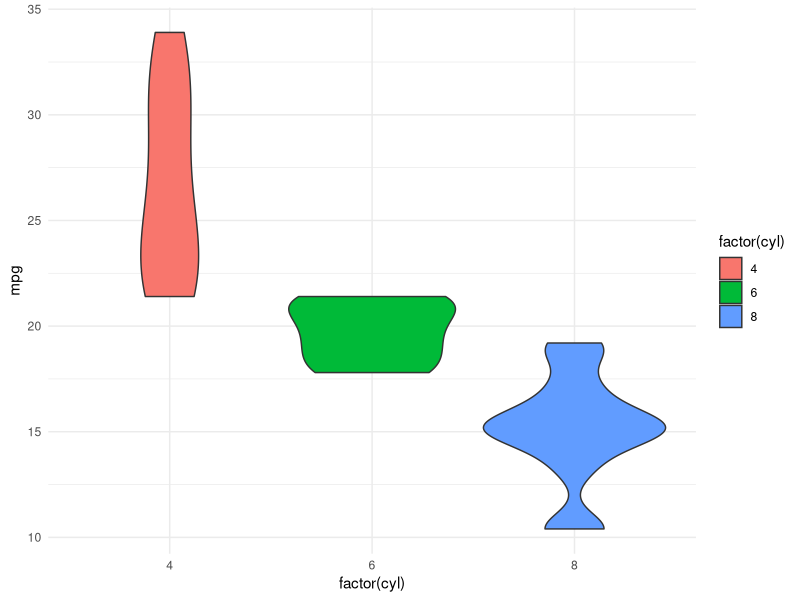
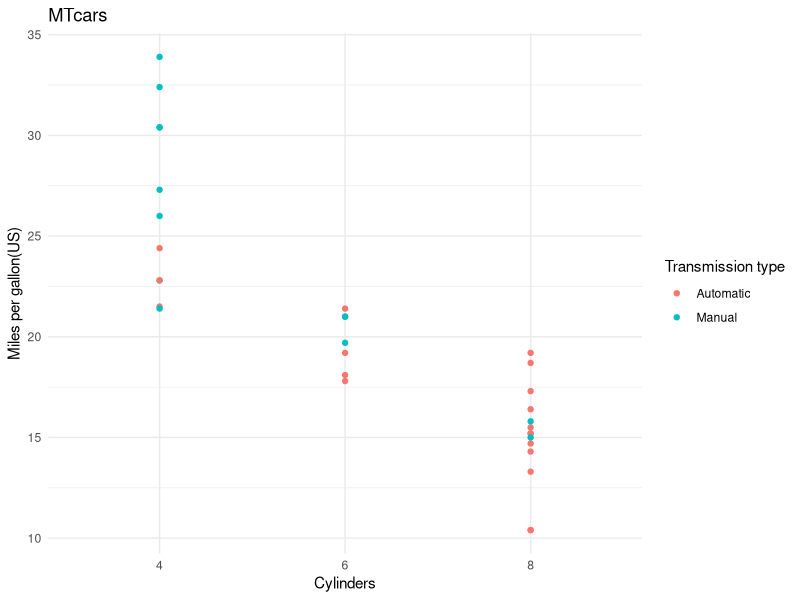
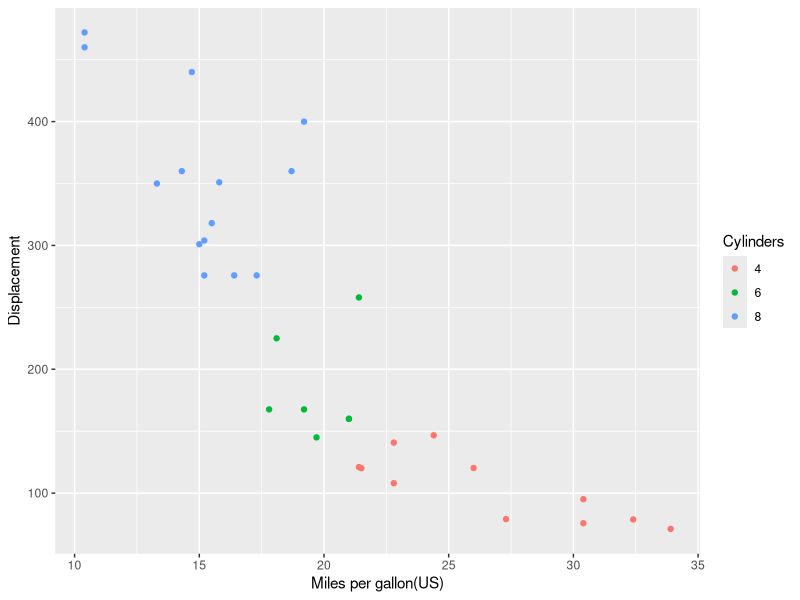
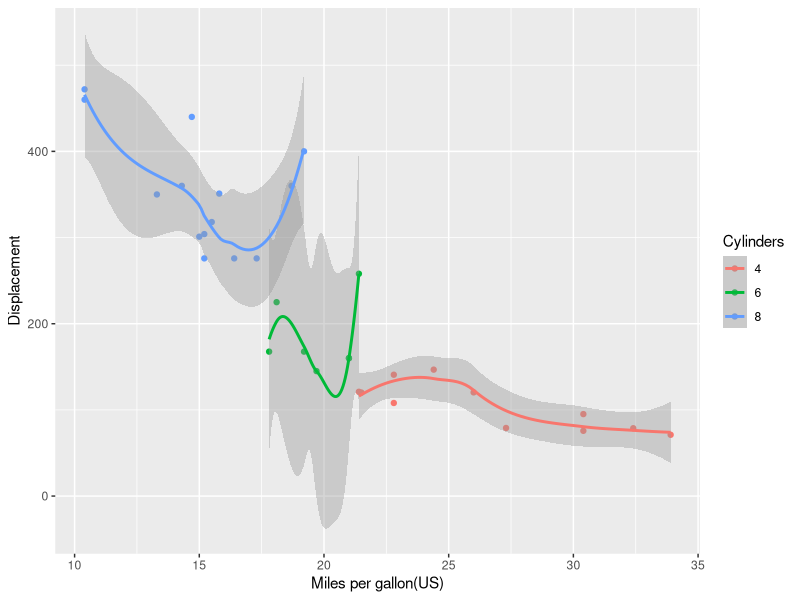
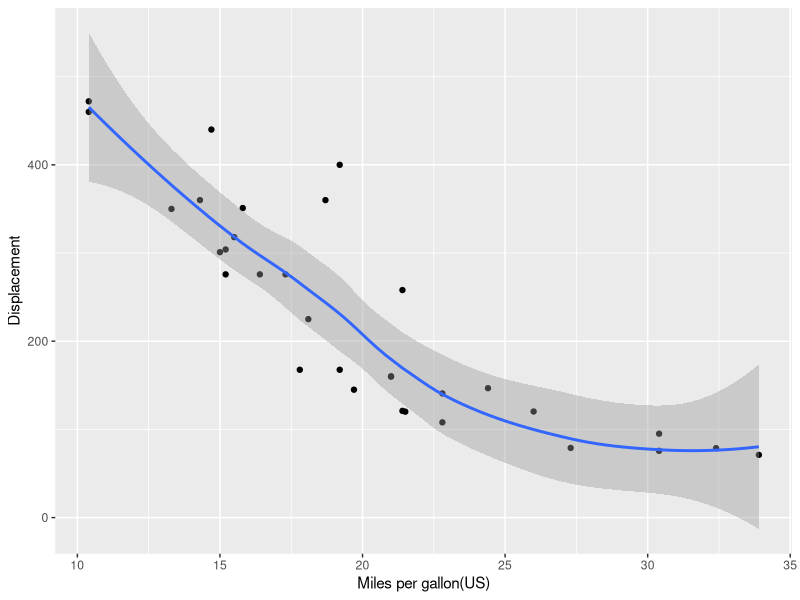
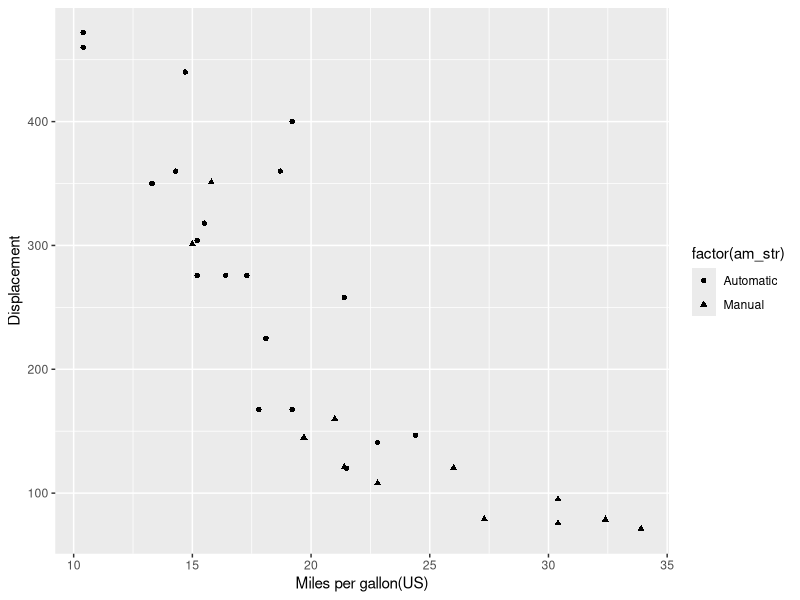
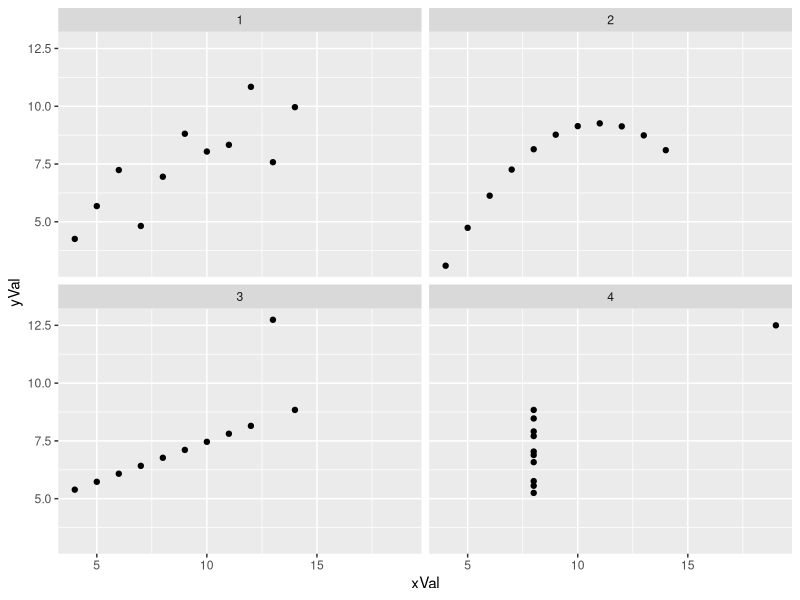

Source code (R) for these figures, in order:
library(tidyverse)

str(mtcars)

mtcars <- mtcars%>%mutate(am_str = ifelse(am == 0, "Automatic", "Manual"))

#ggplot(mtcars, aes(x=factor(cyl), y=mpg, color=factor(am_str))) +
ggplot(mtcars, aes(x=factor(cyl), y=mpg, fill = factor(cyl))) +
  geom_violin() +
  #geom_point(size = mtcars$hp/50) + 
  #geom_point() + 
  theme_minimal()



ggplot(mtcars, aes(x=factor(cyl), y=mpg, color=factor(am_str))) +
  geom_point() +
  scale_color_discrete("Transmission type", labels = c("Automatic","Manual")) +
  labs(title = "MTcars") +
  scale_x_discrete("Cylinders")+scale_y_continuous ("Miles per gallon(US)") +
  theme_minimal()

mtcars2 <- within(mtcars, {
  vs <- factor(vs, labels = c("V", "S"))
  cyl <- factor(cyl)
})


ggplot(mtcars, aes(mpg, disp, color=factor(cyl)))+geom_point()+
  scale_x_continuous("Miles per gallon(US)")+
  scale_y_continuous("Displacement")+scale_color_discrete("Cylinders")
# Eixos --> Variables contínues
# Color --> Variables discretes



ggplot(mtcars, aes(mpg, disp, color=factor(cyl)))+geom_point()+
  scale_x_continuous("Miles per gallon(US)")+
  scale_y_continuous("Displacement")+scale_color_discrete("Cylinders") +
  geom_smooth(level=0.95)

ggplot(mtcars, aes(mpg, disp))+geom_point()+
  scale_x_continuous("Miles per gallon(US)")+
  scale_y_continuous("Displacement")+scale_color_discrete("Cylinders") +
  geom_smooth(level=0.95)


ggplot(mtcars, aes(mpg, disp, shape = factor(am_str)))+geom_point()+
  scale_x_continuous("Miles per gallon(US)")+
  scale_y_continuous("Displacement")+scale_color_discrete("Cylinders")

?geom_smooth






anscombedata=with(anscombe,data.frame(xVal=c(x1,x2,x3,x4),
                                      yVal=c(y1,y2,y3,y4), anscombegroup=gl(4,nrow(anscombe))))
ggplot(anscombedata,aes(x=xVal,y=yVal,group=anscombegroup))+
  geom_point()+facet_wrap(~anscombegroup)
